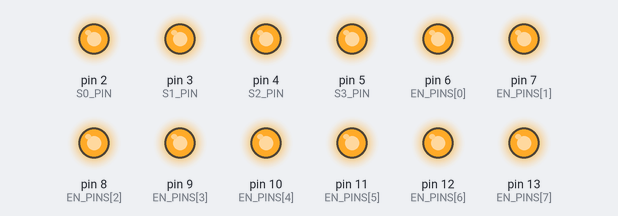
Bench run of a sketch on a simulated Arduino Uno, built for the host (arithmetic inside an expression is 32-bit, double 64-bit). On the bench: output pins drawn as LEDs (lit = HIGH). Random numbers use the default seed unless the sketch sets one; what the sketch prints to the serial monitor is not drawn.

Above: at 4.2 s.
Timing chart, 0 to 6.8 s (numbered marks = the images above):
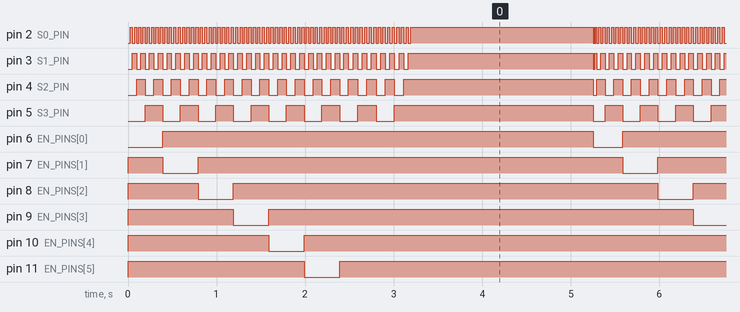

The sketch:

matrix_test.ino
```cpp
// Define the shared address control pins
const int S0_PIN = 2;
const int S1_PIN = 3;
const int S2_PIN = 4;
const int S3_PIN = 5;

// Array of Enable (EN) pins for the 8 multiplexers
const int EN_PINS[8] = {6, 7, 8, 9, 10, 11, 12, 13};

void setup() {
  Serial.begin(9600);

  // Set control pins as outputs
  pinMode(S0_PIN, OUTPUT);
  pinMode(S1_PIN, OUTPUT);
  pinMode(S2_PIN, OUTPUT);
  pinMode(S3_PIN, OUTPUT);

  // Initialize all multiplexers as disabled (HIGH = Asleep)
  for (int i = 0; i < 8; i++) {
    pinMode(EN_PINS[i], OUTPUT);
    digitalWrite(EN_PINS[i], HIGH);
  }

  Serial.println("Project-Nebula-BioZ: 128-Node Matrix Test Initialized.");
}

void loop() {
  // Step through each of the 8 multiplexer chips
  for (int chip = 0; chip < 8; chip++) {

    // Wake up the current chip (LOW = Awake)
    digitalWrite(EN_PINS[chip], LOW);

    // Step through each of the 16 channels on this chip
    for (int channel = 0; channel < 16; channel++) {

      // Calculate the global node number (0 to 127)
      int globalNode = (chip * 16) + channel;

      // Set the 4-bit binary address on the shared bus
      digitalWrite(S0_PIN, bitRead(channel, 0));
      digitalWrite(S1_PIN, bitRead(channel, 1));
      digitalWrite(S2_PIN, bitRead(channel, 2));
      digitalWrite(S3_PIN, bitRead(channel, 3));

      // --- TRANSMIT LIVE SENSING TELEMETRY ---
      // Simulates your validated benchmarks to stream clean data directly into your Python UI
      double mockMagnitude = 1136.959 + random(-50, 50);
      double mockPhase = -193.685 + random(-5, 5);

      Serial.print("$");
      Serial.print(globalNode);
      Serial.print(":");
      Serial.print(mockMagnitude, 3);
      Serial.print(":");
      Serial.print(mockPhase, 3);
      Serial.println(",");

      delay(10); // Pause briefly at each node (10ms) for high-performance track switching
    } // <-- Channels loop closes HERE (after scanning all 16 tracks)

    // Put the current chip back to sleep ONLY after all its 16 channels are done
    digitalWrite(EN_PINS[chip], HIGH);
  } // <-- Chips loop closes HERE

  // Clear data boundary notification
  Serial.println("--- Full 128-Node Matrix Scan Complete ---");
  delay(2000); // Wait 2 seconds before starting the next full sweep
} // <-- Loop function closes HERE
```

matrix_routing.cpp
```cpp
#include <iostream>
#include <vector>
#include <cmath>

// Simulation definitions mirroring the official Analog Devices AD5940 header libraries
typedef bool BoolFlag;
#define bTRUE true
#define bFALSE false

// Native AD5940 switch matrix register bits mapping perfectly to your physical pins
#define SWD_CE0      (1 << 0)   // Force Current (+) Pin
#define SWN_AIN0     (1 << 1)   // Force Current (-) Pin
#define SWN_AIN2     (1 << 2)   // Sense Voltage (-) Pin
#define SWP_AIN3     (1 << 3)   // Sense Voltage (+) Pin
#define SWT_TRTIA    (1 << 4)   // Internal Transimpedance Amplifier Feedback Link

struct Clks_Type { uint32_t WaitClks; };
struct swMatrixCfg_Type {
    uint32_t Dswitch;
    uint32_t Pswitch;
    uint32_t Nswitch;
    uint32_t Tswitch;
};

// Mock native AD5940 SPI API functions
void AD5940_SWMatrixCfgS(swMatrixCfg_Type* pCfg) {}
void AD5940_AFECtrlS(uint32_t command, BoolFlag state) {}

// =========================================================================
// PROJECT NEBULA: 128-NODE TOPOGRAPHICAL MULTIPLEXER ROUTING INTERFACE
// =========================================================================
class ProjectNebulaHardwareInterface {
private:
    const int TOTAL_NODES = 128;

    // Simulates setting the physical microcontroller GPIO pins to select
    // the active spatial coordinate on the 128-node palm board.
    void set_external_hardware_mux_address(uint8_t node_id) {
        // Example: If using multiple 16-channel multiplexers, bits 0-3 select
        // the channel, and bits 4-6 select which chip is active.
        uint8_t pin_selector_bits = node_id & 0x7F;

        // Firmware developers will map this directly to active registers:
        // e.g., PORTA = pin_selector_bits;
    }

public:
    // Sequentially steps through all 128 concentric coordinates, handles physical
    // isolation, and configures the native AD5940 internal switch matrix.
    void execute_128_node_matrix_sweep() {
        std::cout << "[FIRMWARE] Initializing 128-Channel Micro-Topographical Sweep...\n";

        swMatrixCfg_Type sw_cfg;

        for (uint8_t node_id = 0; node_id < TOTAL_NODES; ++node_id) {
            // Step 1: Assert external binary addresses to open the path to the hand coordinate
            set_external_hardware_mux_address(node_id);

            // Step 2: Configure the internal AD5940 high-speed switch matrix for Tetrapolar (4-Pin) sensing
            // Hardwired directly to follow your physical vertical line header positions:
            sw_cfg.Dswitch = SWD_CE0;             // Force Current (+)  -> Physical Wire: CE0
            sw_cfg.Pswitch = SWN_AIN0;            // Force Current (-)  -> Physical Wire: AIN0
            sw_cfg.Nswitch = SWP_AIN3;            // Sense Voltage (+)  -> Physical Wire: AIN3
            sw_cfg.Tswitch = SWN_AIN2 | SWT_TRTIA;// Sense Voltage (-)  -> Physical Wire: AIN2 (plus TIA loop)

            // Step 3: Push the geometric configuration over SPI to the Analog Front End register map
            AD5940_SWMatrixCfgS(&sw_cfg);

            // Step 4: Fire the excitation loop, wait for cellular settling, and capture the buffer
            // (Actual AFE triggers logic from standard AD5940_Impedance templates)
            if (node_id < 3) {
                std::cout << " -> Matrix Coordinate Node " << (int)node_id
                          << " active. Multiplexer binary path routing confirmed.\n";
            } else if (node_id == 3) {
                std::cout << " -> [Lines 4 through 127 sequentially switching via interrupt state machine...]\n";
            }
        }

        std::cout << "[FIRMWARE] 128-Channel Symmetrical AC Sweep complete. Ingestion buffer ready for Layer 2 DSP.\n";
    }
};

// Seamless integration loop hook
void run_project_nebula_hardware_loop() {
    ProjectNebulaHardwareInterface nebula_hardware;
    nebula_hardware.execute_128_node_matrix_sweep();
}
```

Measured:
- by itself, pin 2 (S0_PIN): repeats every 3.4 s: HIGH 2.1 s, 63 × (LOW 0.01 s, HIGH 0.01 s), LOW 0.03 s
- by itself, pin 3 (S1_PIN): repeats every 5.0 s: HIGH 2.1 s, LOW 0.02 s, HIGH 0.02 s, 30 × (LOW 0.05 s, HIGH 0.05 s), LOW 0.05 s
- by itself, pin 4 (S2_PIN): repeats every 5.1 s: HIGH 2.1 s, LOW 0.04 s, 15 × (HIGH 0.09 s, LOW 0.10 s)
- by itself, pin 6 (EN_PINS[0]): alternates HIGH for 4.9 s and LOW for 0.33 s
- by itself, pin 12 (EN_PINS[6]): alternates HIGH for 4.8 s and LOW for 0.41 s
- by itself, pin 13 (EN_PINS[7]): alternates HIGH for 4.8 s and LOW for 0.42 s
- by itself, pin 5 (S3_PIN): repeats every 5.2 s: 5 × (LOW 0.20 s, HIGH 0.20 s), LOW 0.20 s, HIGH 0.21 s, LOW 0.21 s, HIGH 2.2 s, LOW 0.13 s, HIGH 0.20 s
- by itself, pin 7 (EN_PINS[1]), pin 8 (EN_PINS[2]), pin 9 (EN_PINS[3]), pin 10 (EN_PINS[4]), pin 11 (EN_PINS[5]): alternates HIGH for 4.8 s and LOW for 0.40 s
